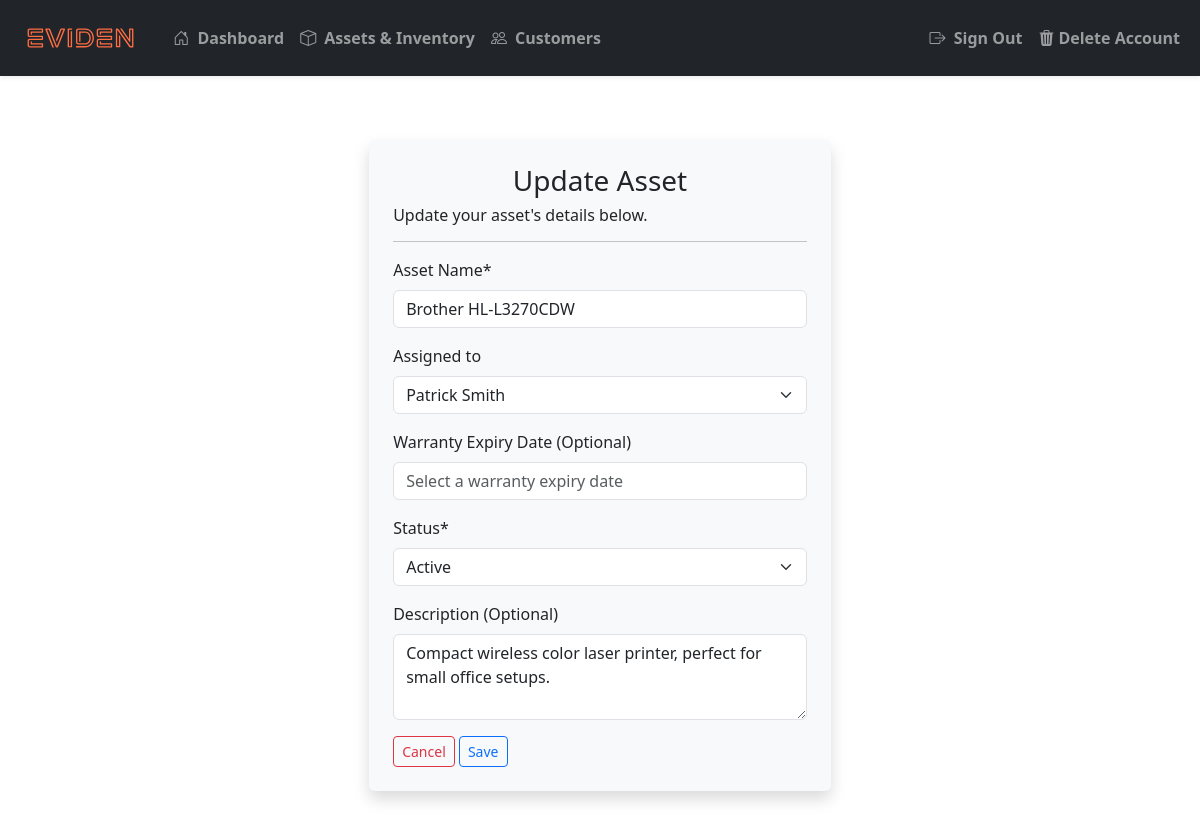
The page /assets/update/28/ (signed in) on the database its author committed.
### inventory/models.py (models this page shows, shortened)
class Asset(models.Model):
    class StatusChoices(models.TextChoices):
        ACTIVE = 'Active', 'Active'
        PENDING_MAINTENANCE = 'Pending Maintenance', 'Pending Maintenance'
        DECOMMISSIONED = 'Decommissioned', 'Decommissioned'
    name = models.CharField(
        max_length=200,
        null=True,
        validators=[
            RegexValidator(
                regex=r'^(?=.*[a-zA-Z])(?=.*[a-zA-Z0-9]).+$',
                message="Asset name must contain at least one letter and cannot consist solely of special characters or numbers."
            )
        ]
    )
    assigned_to = models.ForeignKey(Customer, on_delete=models.SET_NULL, null=True, blank=True, related_name="assignment")
    warranty_expiry = models.DateField(null=True, blank=True)
    status = models.CharField(
        max_length=20,
        choices=StatusChoices.choices,
        default=StatusChoices.ACTIVE,
        null=False
    )
    description = models.CharField(
        max_length=450,
        null=True,
        blank=True,
        validators=[
            MinLengthValidator(10, message="Description must be at least 10 characters, or left empty.")
        ]
    )
    date_assigned = models.DateTimeField(auto_now_add=True)
    last_updated = models.DateTimeField(auto_now=True)  # Automatically updated when the asset is saved

class Customer(models.Model):
    name = models.CharField(
        max_length=200,
        null=True,
        validators=[
            RegexValidator(
                regex=r'^(?=.*[a-zA-Z])(?=.*[a-zA-Z0-9]).+$',
                message="Name must contain at least one letter and cannot consist solely of special characters or numbers."
            )
        ]
    )
    phone_number = models.CharField(
        max_length=20,
        null=True,
        blank=True,  # Allows empty input in forms
        validators=[
            RegexValidator(
                regex=r'^\+?(\(\d{1,4}\)|\d{1,4})?[\s\-]?\d{1,4}[\s\-]?\d{1,4}[\s\-]?\d{1,4}$',
                message="Phone number must start with an optional '+' followed by digits, with optional spaces, parentheses, or hyphens."
            )
        ]
    )
    email = models.CharField(
        max_length=200,
        unique=True,  # Ensures email uniqueness
        null=True,
        validators=[
            EmailValidator(message="Enter a valid email address.")
        ]
    )
    date_joined = models.DateTimeField(auto_now_add=True)
    def __str__(self):
        return self.name

### inventory/views/asset_views.py (the view)
# urls.py: path('assets/update/<int:asset_id>/', asset_views.update_asset, name='update-asset'),
@login_required(login_url='login')
def update_asset(request, asset_id):
    asset = get_object_or_404(Asset, id=asset_id)
    if request.method == 'POST':
        form = AssetForm(request.POST, instance=asset)
        if form.is_valid():
            form.save()
            messages.success(request, 'Asset record updated successfully.')
            return redirect_when_next(request, 'view-asset', asset_id=asset_id)
    else:
        form = AssetForm(instance=asset)
    return render(request, 'inventory/asset/update-asset.html', {'form': form})

### inventory/forms/asset_forms.py
class AssetForm(forms.ModelForm):
    class Meta:
        model = Asset
        fields = ['name', 'assigned_to', 'warranty_expiry', 'status', 'description']
    name = forms.CharField(
        widget=forms.TextInput(attrs={
            'class': 'form-control',
            'placeholder': 'Enter asset name',
        }),
        label='Asset Name',
        max_length=255,
        required=True
    )
    warranty_expiry = forms.DateField(
        widget=forms.TextInput(attrs={
            'class': 'form-control datepicker',
            'placeholder': 'Select a warranty expiry date',
        }),
        label='Warranty Expiry Date (Optional)',
        required=False
    )
    description = forms.CharField(
        widget=forms.Textarea(attrs={
            'class': 'form-control',
            'rows': 3,
            'placeholder': 'Enter asset description...',
        }),
        label='Description (Optional)',
        required=False
    )

### inventory/templates/inventory/asset/update-asset.html (shortened to what this page needs)
{% extends "inventory/base.html" %}
{% load crispy_forms_tags %}
{% block content %}
    <div class="container shadow p-4 bg-body-tertiary rounded col-12 col-md-5">
        <h3 class="text-center">Update Asset</h3>
        <h6>Update your asset's details below.</h6>
        <hr>
        <form method="POST" autocomplete="off">
            {{ form|crispy }}
            <button type="button" class="btn btn-outline-danger btn-sm" onclick="window.history.back()">Cancel</button>
            <button type="submit" class="btn btn-outline-primary btn-sm">Save</button>
        </form>
    </div>
{% endblock content %}

### static/css/styles.css (style rules this page uses)
:root { --brand-color: #FF6D43; }

### rows shown on the page
Asset: name "Brother HL-L3270CDW", assigned_to "Patrick Smith", status "Active", description "Compact wireless color laser printer, perfect for small office setups."
